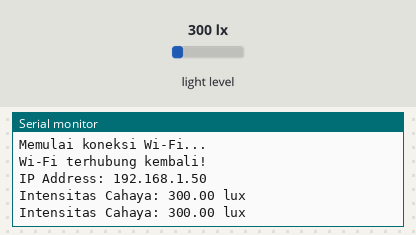
The sketch below on a simulated ESP8266 (NodeMCU). On the bench: the last lines printed to the serial monitor. The test bench sets the inputs (shaded band); at power-on: light level 300 lx. WiFi joins after 1.5 s; servers stay silent unless stated.

Above: at 10.8 s.
10.9 s: light level set to 40 lx
At 15.9 s:
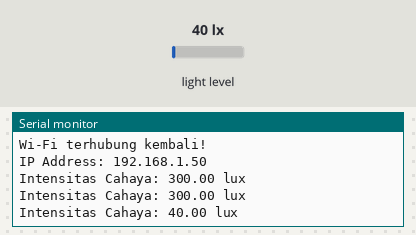
18.4 s: light level set to 500 lx
At 31.1 s:
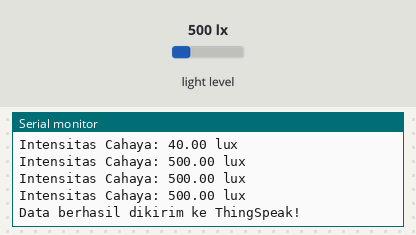
Timing chart, 0 to 32.6 s (numbered marks = the images above; inputs shaded):
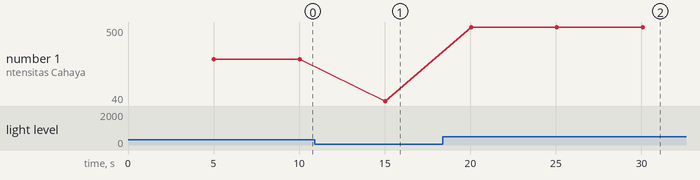

Measured:
- after the input at 10.9 s, the serial monitor: prints a new line after 4.1 s (image 1)
- after the input at 18.4 s, the serial monitor: prints a new line after 1.6 s (image 2)
- plotted number 1: 300 → 40 after the input at 10.9 s, 40 → 500 after the input at 18.4 s

The sketch:

sketch.ino
```cpp
#include <ESP8266WiFi.h>
#include <Wire.h>
#include <BH1750.h>
#include <ThingSpeak.h>

// =====================================
// Pengaturan Wi-Fi
// =====================================
const char* ssid = "12345678";
const char* password = "12345678";

// =====================================
// Pengaturan ThingSpeak
// =====================================
unsigned long channelID = 3563994;
const char* writeAPIKey = "SFBOPAWA8BLZR85V";

WiFiClient client;
BH1750 lightMeter;

// =====================================
// Interval reconnect Wi-Fi
// =====================================
unsigned long previousReconnect = 0;
const unsigned long reconnectInterval = 5000;

// =====================================
// Interval pembacaan sensor
// =====================================
unsigned long previousSensorRead = 0;
const unsigned long sensorInterval = 5000;

// =====================================
// Interval pengiriman ThingSpeak
// =====================================
unsigned long previousSend = 0;
const unsigned long sendInterval = 30000;

// Menyimpan nilai lux terakhir
float lux = 0;

// Status Wi-Fi sebelumnya
bool wifiPreviouslyConnected = false;


void setup() {

  Serial.begin(9600);

  // =====================================
  // Menghubungkan sensor BH1750
  // =====================================
  Wire.begin(D2, D1);

  if (lightMeter.begin()) {
    Serial.println("BH1750 berhasil terhubung");
  } else {
    Serial.println("BH1750 gagal terhubung");
  }

  // =====================================
  // Memulai koneksi Wi-Fi
  // =====================================
  WiFi.mode(WIFI_STA);
  WiFi.begin(ssid, password);

  Serial.println("Memulai koneksi Wi-Fi...");

  // =====================================
  // Menghubungkan ThingSpeak
  // =====================================
  ThingSpeak.begin(client);
}


void reconnectWiFi() {

  unsigned long currentMillis = millis();

  // =====================================
  // Jika Wi-Fi terputus
  // =====================================
  if (WiFi.status() != WL_CONNECTED) {

    // Jika sebelumnya terhubung,
    // berarti baru saja terputus
    if (wifiPreviouslyConnected) {
      Serial.println("Wi-Fi terputus!");
      wifiPreviouslyConnected = false;
    }

    // Mencoba reconnect setiap 5 detik
    if (currentMillis - previousReconnect >= reconnectInterval) {

      previousReconnect = currentMillis;

      Serial.println("Mencoba reconnect Wi-Fi...");

      WiFi.disconnect();
      WiFi.begin(ssid, password);
    }

  }

  // =====================================
  // Jika Wi-Fi terhubung
  // =====================================
  else {

    // Hanya tampil ketika sebelumnya
    // Wi-Fi dalam kondisi terputus
    if (!wifiPreviouslyConnected) {

      wifiPreviouslyConnected = true;

      Serial.println("Wi-Fi terhubung kembali!");
      Serial.print("IP Address: ");
      Serial.println(WiFi.localIP());
    }
  }
}


void loop() {

  // =====================================
  // Memeriksa koneksi Wi-Fi
  // =====================================
  reconnectWiFi();

  unsigned long currentMillis = millis();

  // =====================================
  // Membaca sensor setiap 5 detik
  // =====================================
  if (currentMillis - previousSensorRead >= sensorInterval) {

    previousSensorRead = currentMillis;

    lux = lightMeter.readLightLevel();

    Serial.print("Intensitas Cahaya: ");
    Serial.print(lux);
    Serial.println(" lux");
  }


  // =====================================
  // Mengirim data ke ThingSpeak setiap 30 detik
  // =====================================
  if (currentMillis - previousSend >= sendInterval) {

    previousSend = currentMillis;

    if (WiFi.status() == WL_CONNECTED && lux >= 0) {

      ThingSpeak.setField(1, lux);
      ThingSpeak.setField(2, lux);

      int status = ThingSpeak.writeFields(
        channelID,
        writeAPIKey
      );

      if (status == 200) {

        Serial.println("Data berhasil dikirim ke ThingSpeak!");

      } else {

        Serial.print("Gagal mengirim data. Kode: ");
        Serial.println(status);
      }

    } else {

      Serial.println("Wi-Fi terputus atau pembacaan sensor gagal.");
    }
  }

  delay(100);
}
```
